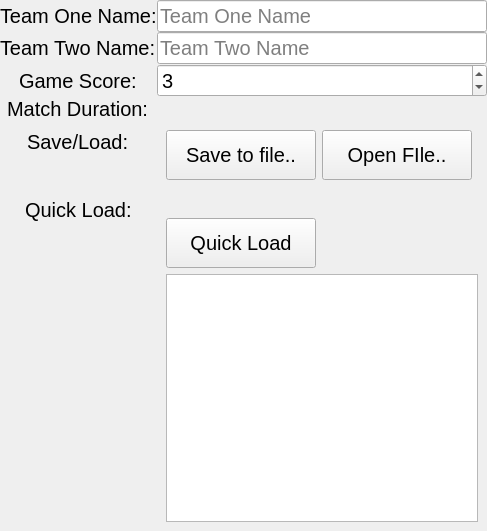
              <widget class="QWidget" name="scrollAreaWidgetContents_2">
               <property name="geometry">
                <rect>
                 <x>0</x>
                 <y>0</y>
                 <width>481</width>
                 <height>531</height>
                </rect>
               </property>
               <property name="sizePolicy">
                <sizepolicy hsizetype="Expanding" vsizetype="Expanding">
                 <horstretch>0</horstretch>
                 <verstretch>0</verstretch>
                </sizepolicy>
               </property>
               <layout class="QFormLayout" name="formLayout_8">
                <property name="horizontalSpacing">
                 <number>0</number>
                </property>
                <property name="leftMargin">
                 <number>0</number>
                </property>
                <property name="topMargin">
                 <number>0</number>
                </property>
                <property name="rightMargin">
                 <number>0</number>
                </property>
                <property name="bottomMargin">
                 <number>0</number>
                </property>
                <item row="0" column="0" colspan="2">
                 <layout class="QFormLayout" name="formLayout_6">
                  <property name="labelAlignment">
                   <set>Qt::AlignCenter</set>
                  </property>
                  <property name="horizontalSpacing">
                   <number>0</number>
                  </property>
                  <property name="verticalSpacing">
                   <number>0</number>
                  </property>
                  <item row="0" column="0">
                   <widget class="QLabel" name="soccerCfgTeamOneNameLabel">
                    <property name="font">
                     <font>
                      <pointsize>15</pointsize>
                     </font>
                    </property>
                    <property name="text">
                     <string>Team One Name:</string>
                    </property>
                   </widget>
                  </item>
                  <item row="0" column="1">
                   <widget class="QLineEdit" name="soccerCfgTeamOneNameLineEdit">
                    <property name="font">
                     <font>
                      <pointsize>15</pointsize>
                     </font>
                    </property>
                    <property name="placeholderText">
                     <string>Team One Name</string>
                    </property>
                   </widget>
                  </item>
                  <item row="1" column="0">
                   <widget class="QLabel" name="soccerCfgTeamTwoNameLabel">
                    <property name="font">
                     <font>
                      <pointsize>15</pointsize>
                     </font>
                    </property>
                    <property name="text">
                     <string>Team Two Name:</string>
                    </property>
                   </widget>
                  </item>
                  <item row="1" column="1">
                   <widget class="QLineEdit" name="soccerCfgTeamTwoNameLineEdit">
                    <property name="font">
                     <font>
                      <pointsize>15</pointsize>
                     </font>
                    </property>
                    <property name="placeholderText">
                     <string>Team Two Name</string>
                    </property>
                   </widget>
                  </item>
                  <item row="2" column="0">
                   <widget class="QLabel" name="soccerCfgGameScoreLabel">
                    <property name="font">
                     <font>
                      <pointsize>15</pointsize>
                     </font>
                    </property>
                    <property name="text">
                     <string>Game Score:</string>
                    </property>
                    <property name="alignment">
                     <set>Qt::AlignLeading|Qt::AlignLeft|Qt::AlignVCenter</set>
                    </property>
                   </widget>
                  </item>
                  <item row="2" column="1">
                   <widget class="QSpinBox" name="soccerCfgGameScoreSpinBox">
                    <property name="font">
                     <font>
                      <pointsize>15</pointsize>
                     </font>
                    </property>
                    <property name="maximum">
                     <number>10000</number>
                    </property>
                    <property name="value">
                     <number>3</number>
                    </property>
                   </widget>
                  </item>
                  <item row="3" column="0">
                   <widget class="QLabel" name="soccerCfgMatchDurationLabel">
                    <property name="font">
                     <font>
                      <pointsize>15</pointsize>
                     </font>
                    </property>
                    <property name="text">
                     <string>Match Duration:</string>
                    </property>
                   </widget>
                  </item>
                  <item row="3" column="1">
                   <widget class="DurationWidget" name="soccerCfgMatchDurationWidget" native="true"/>
                  </item>
                  <item row="4" column="0">
                   <widget class="QLabel" name="saveLoadLabel_2">
                    <property name="font">
                     <font>
                      <pointsize>15</pointsize>
                     </font>
                    </property>
                    <property name="text">
                     <string>Save/Load:</string>
                    </property>
                   </widget>
                  </item>
                  <item row="4" column="1">
                   <widget class="QWidget" name="saveLoadWidget" native="true">
                    <layout class="QGridLayout" name="gridLayout_26">
                     <item row="0" column="0">
                      <layout class="QGridLayout" name="gridLayout_25">
                       <item row="0" column="0">
                        <widget class="QPushButton" name="soccerCfgSaveFileButton">
                         <property name="minimumSize">
                          <size>
                           <width>150</width>
                           <height>50</height>
                          </size>
                         </property>
                         <property name="maximumSize">
                          <size>
                           <width>150</width>
                           <height>50</height>
                          </size>
                         </property>
                         <property name="font">
                          <font>
                           <pointsize>15</pointsize>
                          </font>
                         </property>
                         <property name="text">
                          <string>Save to file..</string>
                         </property>
                        </widget>
                       </item>
                       <item row="0" column="1">
                        <widget class="QPushButton" name="soccerCfgOpenFileButton">
                         <property name="minimumSize">
                          <size>
                           <width>150</width>
                           <height>50</height>
                          </size>
                         </property>
                         <property name="maximumSize">
                          <size>
                           <width>150</width>
                           <height>50</height>
                          </size>
                         </property>
                         <property name="font">
                          <font>
                           <pointsize>15</pointsize>
                          </font>
                         </property>
                         <property name="text">
                          <string>Open FIle..</string>
                         </property>
                        </widget>
                       </item>
                       <item row="0" column="2">
                        <widget class="QWidget" name="widget" native="true"/>
                       </item>
                      </layout>
                     </item>
                    </layout>
                   </widget>
                  </item>
                  <item row="5" column="0">
                   <widget class="QLabel" name="quickLoadLabel">
                    <property name="font">
                     <font>
                      <pointsize>15</pointsize>
                     </font>
                    </property>
                    <property name="text">
                     <string>Quick Load:</string>
                    </property>
                   </widget>
                  </item>
                  <item row="5" column="1">
                   <widget class="QWidget" name="quickLoadWidget" native="true">
                    <layout class="QGridLayout" name="gridLayout_28">
                     <item row="0" column="0">
                      <layout class="QGridLayout" name="gridLayout_27">
                       <item row="1" column="0">
                        <widget class="QPushButton" name="soccerCfgQuickLoadButton">
                         <property name="sizePolicy">
                          <sizepolicy hsizetype="Maximum" vsizetype="Maximum">
                           <horstretch>0</horstretch>
                           <verstretch>0</verstretch>
                          </sizepolicy>
                         </property>
                         <property name="minimumSize">
                          <size>
                           <width>150</width>
                           <height>50</height>
                          </size>
                         </property>
                         <property name="maximumSize">
                          <size>
                           <width>150</width>
                           <height>50</height>
                          </size>
                         </property>
                         <property name="font">
                          <font>
                           <pointsize>15</pointsize>
                          </font>
                         </property>
                         <property name="text">
                          <string>Quick Load</string>
                         </property>
                        </widget>
                       </item>
                       <item row="0" column="0">
                        <spacer name="horizontalSpacer_2">
                         <property name="orientation">
                          <enum>Qt::Horizontal</enum>
                         </property>
                         <property name="sizeHint" stdset="0">
                          <size>
                           <width>40</width>
                           <height>20</height>
                          </size>
                         </property>
                        </spacer>
                       </item>
                       <item row="2" column="0">
                        <widget class="QListWidget" name="soccerCfgQuickLoadListWidget">
                         <property name="minimumSize">
                          <size>
                           <width>0</width>
                           <height>225</height>
                          </size>
                         </property>
                         <property name="maximumSize">
                          <size>
                           <width>16777215</width>
                           <height>300</height>
                          </size>
                         </property>
                        </widget>
                       </item>
                      </layout>
                     </item>
                    </layout>
                   </widget>
                  </item>
                 </layout>
                </item>
               </layout>
              </widget>
